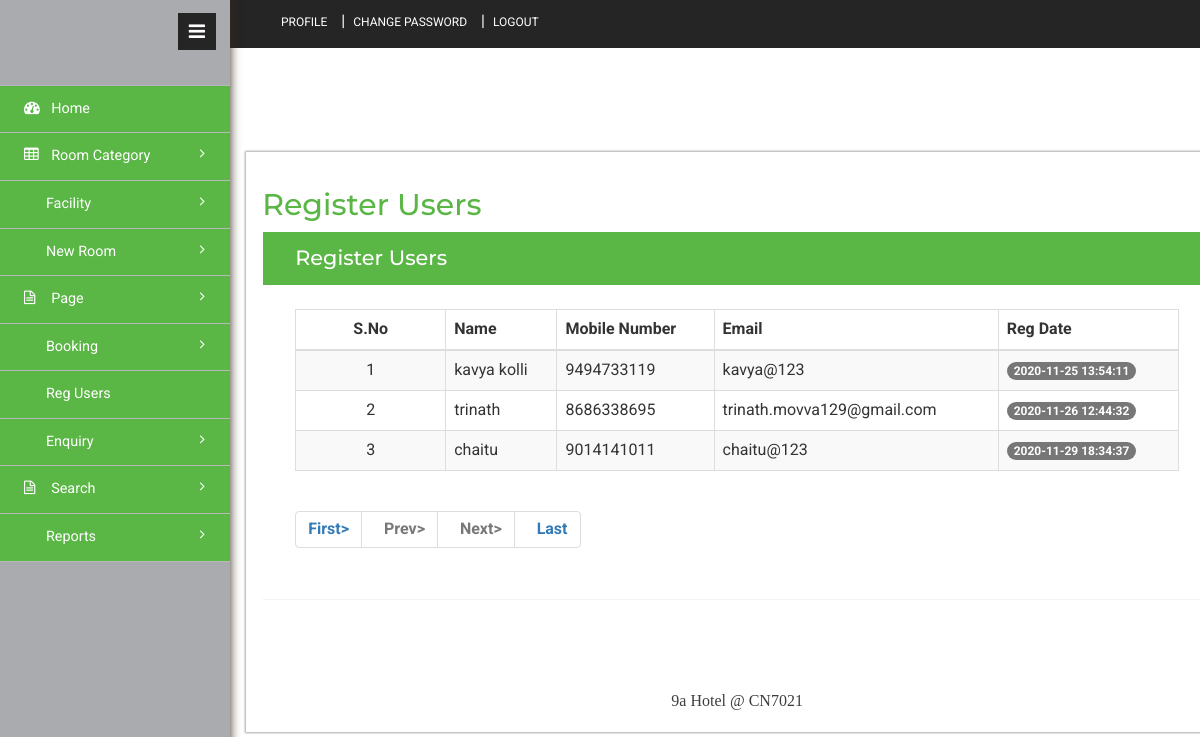
The app's page /admin/reg-users.php (signed in) with its own data.
### tables this page shows
CREATE TABLE `tbluser` (
  `ID` int(10) NOT NULL,
  `FullName` varchar(200) DEFAULT NULL,
  `MobileNumber` bigint(10) DEFAULT NULL,
  `Email` varchar(120) DEFAULT NULL,
  `Password` varchar(120) DEFAULT NULL,
  `RegDate` timestamp NULL DEFAULT current_timestamp()
);

### admin/reg-users.php (the view, shortened to what this page needs)
<?php
include('includes/dbconnection.php');
if (strlen($_SESSION['hbmsaid']==0)) {
  header('location:logout.php');
  } else{
?>
<!DOCTYPE HTML>
<html>
<head>
<link href="css/bootstrap.min.css" rel='stylesheet' type='text/css' />
<link href="css/style.css" rel='stylesheet' type='text/css' />
<link href="css/font-awesome.css" rel="stylesheet">
<link rel="stylesheet" href="css/icon-font.min.css" type='text/css' />
</head>
<body>
   <div class="page-container">
	<div class="left-content">
	   <div class="inner-content">
			<?php include_once('includes/header.php');?>
			<div class="content">
<div class="women_main">
	<div class="grids">
					<div class="progressbar-heading grids-heading">
						<h2>Register Users</h2>
					</div>
					<div class="panel panel-widget forms-panel">
						<div class="forms">
							<div class="form-grids widget-shadow" data-example-id="basic-forms">
								<div class="form-title">
									<h4>Register Users </h4>
								</div>
								<div class="form-body">
									     <table class="table table-bordered table-striped table-vcenter js-dataTable-full-pagination">
                                <thead>
                                    <tr>
                                        <th class="text-center">S.No</th>
                                        <th>Name</th>
                                        <th class="d-none d-sm-table-cell">Mobile Number</th>
                                        <th class="d-none d-sm-table-cell">Email</th>
                                        <th class="d-none d-sm-table-cell">Reg Date</th>
                                       </tr>
                                </thead>
                                <tbody>
                                    <?php
                                    if (isset($_GET['pageno'])) {
            $pageno = $_GET['pageno'];
        } else {
            $pageno = 1;
        }
        $no_of_records_per_page = 10;
        $offset = ($pageno-1) * $no_of_records_per_page;
       $ret = "SELECT ID FROM tbluser";
$query1 = $dbh -> prepare($ret);
$query1->execute();
$total_rows=$query1->rowCount();
$total_pages = ceil($total_rows / $no_of_records_per_page);
$sql="SELECT * from tbluser LIMIT $offset, $no_of_records_per_page";
$query = $dbh -> prepare($sql);
$query->execute();
$results=$query->fetchAll(PDO::FETCH_OBJ);
$cnt=1;
if($query->rowCount() > 0)
{
foreach($results as $row)
{               ?>
                                    <tr>
                                        <td class="text-center"><?php echo htmlentities($cnt);?></td>
                                        <td class="font-w600"><?php  echo htmlentities($row->FullName);?></td>
                                        <td class="d-none d-sm-table-cell"><?php  echo htmlentities($row->MobileNumber);?></td>
                                        <td class="d-none d-sm-table-cell"><?php  echo htmlentities($row->Email);?></td>
                                        <td class="d-none d-sm-table-cell">
                                            <span class="badge badge-primary"><?php  echo htmlentities($row->RegDate);?></span>
                                        </td>
                                    </tr>
                                    <?php $cnt=$cnt+1;}} ?>
                                </tbody>
                            </table>
<div align="left">
    <ul class="pagination" >
        <li><a href="?pageno=1"><strong>First></strong></a></li>
        <li class="<?php if($pageno <= 1){ echo 'disabled'; } ?>">
            <a href="<?php if($pageno <= 1){ echo '#'; } else { echo "?pageno=".($pageno - 1); } ?>"><strong style="padding-left: 10px">Prev></strong></a>
        </li>
        <li class="<?php if($pageno >= $total_pages){ echo 'disabled'; } ?>">
            <a href="<?php if($pageno >= $total_pages){ echo '#'; } else { echo "?pageno=".($pageno + 1); } ?>"><strong style="padding-left: 10px">Next></strong></a>
        </li>
        <li><a href="?pageno=<?php echo $total_pages; ?>"><strong style="padding-left: 10px">Last</strong></a></li>
    </ul>
</div>
								</div>
							</div>
						</div>
					</div>
				</div>
<?php include_once('includes/footer.php');?>
</div>
</div>
		</div>
</div>
			<?php include_once('includes/sidebar.php');?>
							</div>
</body>
</html><?php }  ?>

### records on screen
tbluser: FullName "kavya kolli", MobileNumber "9494733119", Email "kavya@123", RegDate "2020-11-25 13:54:11"
tbluser: FullName "trinath", MobileNumber "8686338695", Email "trinath.movva129@gmail.com", RegDate "2020-11-26 12:44:32"
tbluser: FullName "chaitu", MobileNumber "9014141011", Email "chaitu@123", RegDate "2020-11-29 18:34:37"
